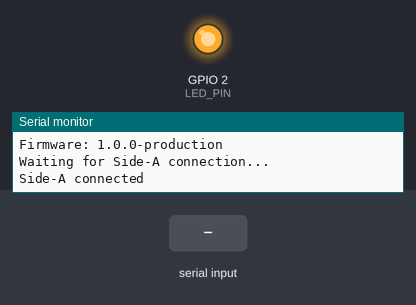
The sketch below on a simulated ESP32-S3. Shown: output pins drawn as LEDs (lit = HIGH), the last lines printed to the serial monitor. The inputs (shaded band) are chosen by the test bench.

Above: at 6.7 s.
6.8 s: "status\n" received over the second serial link
At 7.9 s:
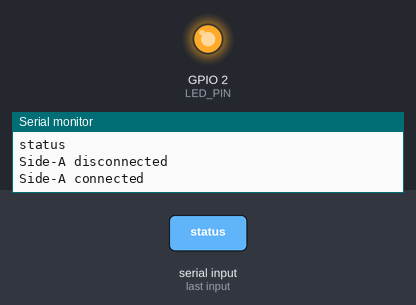
8.3 s: "get_mac\n" received over the second serial link
At 13.9 s:
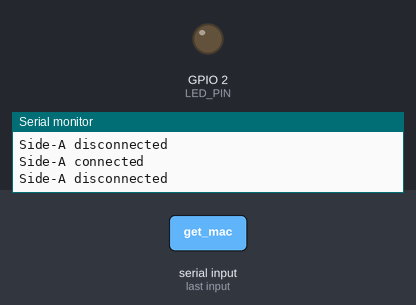
Timing chart, 0 to 14.8 s (numbered marks = the images above; inputs shaded):
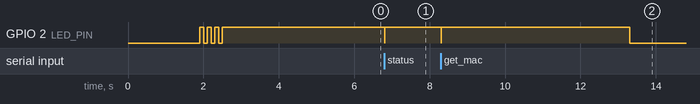

The sketch:

MycoBrain_SideB.ino
```cpp
/*
 * MycoBrain Side-B (Router MCU) Firmware
 * ESP32-S3 router for UART communication with Side-A
 *
 * Features:
 * - UART communication with Side-A
 * - Command routing (PC -> Side-A)
 * - Telemetry forwarding (Side-A -> PC)
 * - Connection monitoring
 * - Status LED
 */

#include <Arduino.h>
#include <HardwareSerial.h>
#include <ArduinoJson.h>

// ============================================================================
// Configuration
// ============================================================================
#define SERIAL_BAUD 115200
#define UART_TO_SIDEA Serial1
#define UART_BAUD 115200

// UART pins (adjust for your board - typical ESP32-S3)
#define UART_RX 16
#define UART_TX 17

// Status LED (built-in LED or external)
#define LED_PIN 2

// ============================================================================
// Global Variables
// ============================================================================
String deviceMac = "";
String firmwareVersion = "1.0.0-production";
unsigned long uptimeSeconds = 0;
unsigned long lastUptimeUpdate = 0;

String sideACommandBuffer = "";
String uartCommandBuffer = "";

bool sideAConnected = false;
unsigned long lastSideAHeartbeat = 0;
unsigned long sideATimeout = 5000; // 5 seconds

// Boot wait for Serial Monitor
static const uint32_t BOOT_SERIAL_WAIT_MS = 1800;

// ============================================================================
// Setup
// ============================================================================
void setup() {
  // Initialize serial for PC communication
  Serial.begin(SERIAL_BAUD);
  delay(BOOT_SERIAL_WAIT_MS);

  // Initialize UART to Side-A
  UART_TO_SIDEA.begin(UART_BAUD, SERIAL_8N1, UART_RX, UART_TX);
  delay(100);

  // Initialize LED
  pinMode(LED_PIN, OUTPUT);
  digitalWrite(LED_PIN, LOW);

  // Get MAC address
  uint64_t chipid = ESP.getEfuseMac();
  char macStr[18];
  snprintf(macStr, sizeof(macStr), "%02X:%02X:%02X:%02X:%02X:%02X",
           (uint8_t)(chipid >> 40), (uint8_t)(chipid >> 32),
           (uint8_t)(chipid >> 24), (uint8_t)(chipid >> 16),
           (uint8_t)(chipid >> 8), (uint8_t)chipid);
  deviceMac = String(macStr);

  Serial.println("\n=== MycoBrain Side-B (Router) ===");
  Serial.print("MAC: ");
  Serial.println(deviceMac);
  Serial.print("Firmware: ");
  Serial.println(firmwareVersion);
  Serial.println("Waiting for Side-A connection...");

  // Blink LED to indicate ready
  for (int i = 0; i < 3; i++) {
    digitalWrite(LED_PIN, HIGH);
    delay(100);
    digitalWrite(LED_PIN, LOW);
    delay(100);
  }

  // Try to ping Side-A
  pingSideA();
}

// ============================================================================
// Main Loop
// ============================================================================
void loop() {
  // Update uptime
  unsigned long now = millis();
  if (now - lastUptimeUpdate >= 1000) {
    uptimeSeconds = now / 1000;
    lastUptimeUpdate = now;
  }

  // Check for commands from PC (Serial)
  handlePCCommands();

  // Check for data from Side-A (UART)
  handleSideAData();

  // Check Side-A connection
  if (now - lastSideAHeartbeat > sideATimeout) {
    if (sideAConnected) {
      sideAConnected = false;
      digitalWrite(LED_PIN, LOW);
      Serial.println("Side-A disconnected");
    }
  } else {
    if (!sideAConnected) {
      sideAConnected = true;
      digitalWrite(LED_PIN, HIGH);
      Serial.println("Side-A connected");
    }
  }

  delay(10);
}

// ============================================================================
// PC Command Handling (Serial)
// ============================================================================
void handlePCCommands() {
  while (Serial.available() > 0) {
    char c = Serial.read();

    if (c == '\n' || c == '\r') {
      if (uartCommandBuffer.length() > 0) {
        processPCCommand(uartCommandBuffer);
        uartCommandBuffer = "";
      }
    } else {
      uartCommandBuffer += c;
    }
  }
}

void processPCCommand(String cmd) {
  DynamicJsonDocument doc(1024);
  DeserializationError error = deserializeJson(doc, cmd);

  if (error) {
    sendError("Invalid JSON");
    return;
  }

  String command = doc["cmd"] | "";

  if (command == "ping") {
    sendResponse("ping", "{\"status\":\"ok\",\"side\":\"side-b\"}");
  }
  else if (command == "status") {
    sendStatus("ready");
  }
  else if (command == "get_mac") {
    sendResponse("mac", "{\"mac\":\"" + deviceMac + "\"}");
  }
  else if (command == "get_version") {
    sendResponse("version", "{\"version\":\"" + firmwareVersion + "\"}");
  }
  else if (command == "side_a_status") {
    checkSideAStatus();
  }
  else {
    // Forward command to Side-A
    forwardToSideA(cmd);
  }
}

// ============================================================================
// Side-A Data Handling (UART)
// ============================================================================
void handleSideAData() {
  while (UART_TO_SIDEA.available() > 0) {
    char c = UART_TO_SIDEA.read();

    if (c == '\n' || c == '\r') {
      if (sideACommandBuffer.length() > 0) {
        processSideAData(sideACommandBuffer);
        sideACommandBuffer = "";
      }
    } else {
      sideACommandBuffer += c;
    }
  }
}

void processSideAData(String data) {
  // Update heartbeat
  lastSideAHeartbeat = millis();
  sideAConnected = true;

  // Forward telemetry/data to PC
  // Check if it's telemetry (contains temperature, humidity, etc.)
  if (data.indexOf("temperature") >= 0 ||
      data.indexOf("humidity") >= 0 ||
      data.indexOf("ai1_voltage") >= 0 ||
      data.indexOf("\"ai1_voltage\"") >= 0 ||
      data.indexOf("type") >= 0) {
    // This is telemetry or response, forward to PC
    Serial.println(data);
  } else {
    // This is a response, forward to PC
    Serial.println(data);
  }
}

// ============================================================================
// Side-A Communication
// ============================================================================
void forwardToSideA(String command) {
  if (sideAConnected) {
    UART_TO_SIDEA.println(command);
    UART_TO_SIDEA.flush();
  } else {
    sendError("Side-A not connected");
  }
}

void pingSideA() {
  UART_TO_SIDEA.println("{\"cmd\":\"ping\"}");
  UART_TO_SIDEA.flush();
  lastSideAHeartbeat = millis();
}

void checkSideAStatus() {
  DynamicJsonDocument doc(512);
  doc["side_a_connected"] = sideAConnected;
  doc["last_heartbeat_ms"] = millis() - lastSideAHeartbeat;
  sendResponse("side_a_status", doc);
}

// ============================================================================
// Helper Functions
// ============================================================================
void sendStatus(String status) {
  DynamicJsonDocument doc(512);
  doc["status"] = status;
  doc["mac"] = deviceMac;
  doc["firmware"] = firmwareVersion;
  doc["uptime"] = uptimeSeconds;
  doc["side_a_connected"] = sideAConnected;

  sendResponse("status", doc);
}

void sendResponse(String type, DynamicJsonDocument& doc) {
  DynamicJsonDocument response(1024);
  response["type"] = type;
  response["data"] = doc;
  serializeJson(response, Serial);
  Serial.println();
}

void sendResponse(String type, String data) {
  Serial.print("{\"type\":\"");
  Serial.print(type);
  Serial.print("\",\"data\":");
  Serial.print(data);
  Serial.println("}");
}

void sendError(String error) {
  sendResponse("error", "{\"error\":\"" + error + "\"}");
}
```

Measured:
- after the input at 6.8 s, GPIO 2 (LED_PIN): HIGH → LOW after 0.01 s instead of 0.71 s
- after the input at 8.3 s, GPIO 2 (LED_PIN): HIGH → LOW after 0.00 s instead of 3.5 s
- by itself, GPIO 2 (LED_PIN): alternates HIGH for 0.10 s and LOW for 0.10 s, 6 changes in all, then stays HIGH
